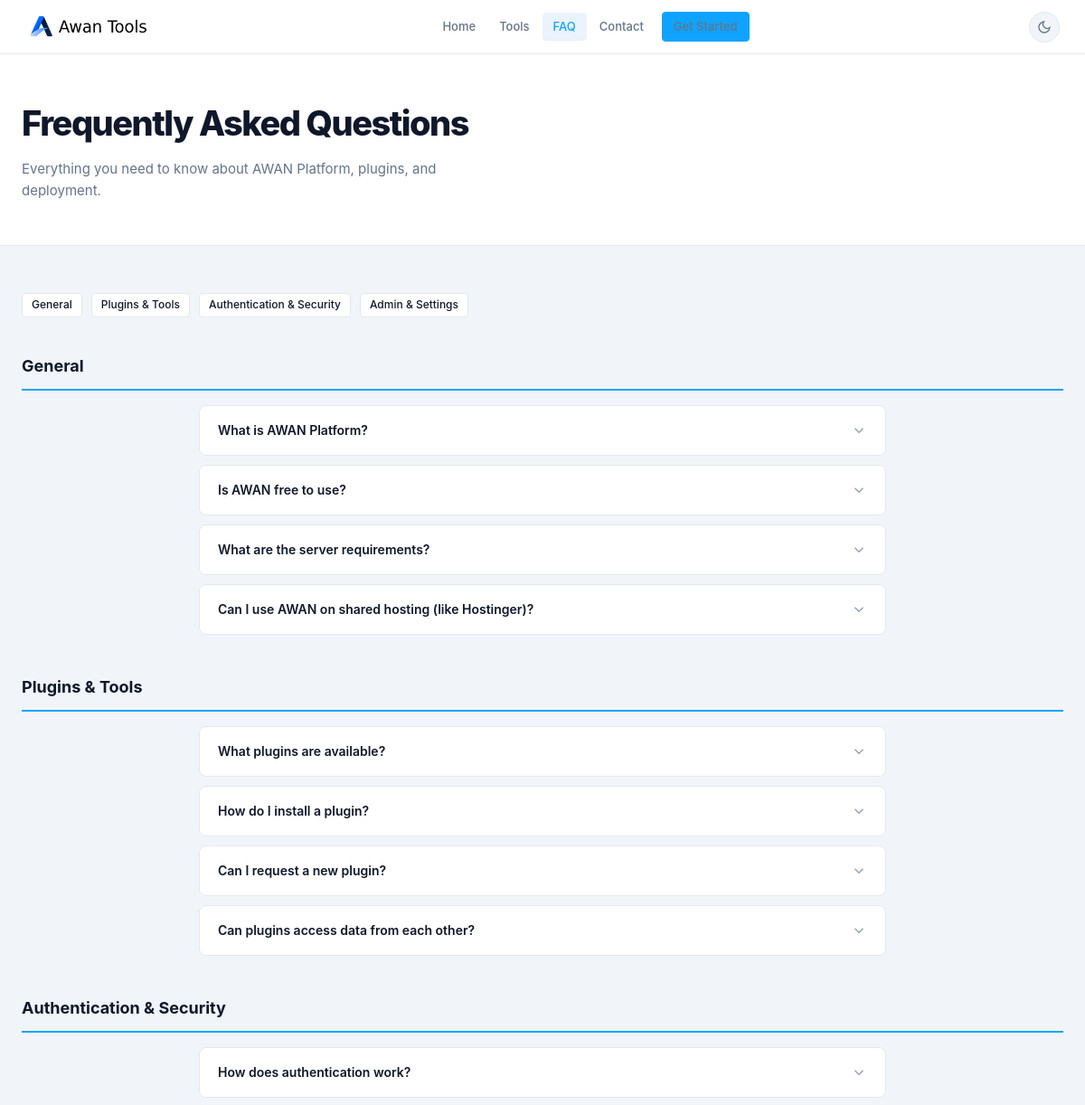
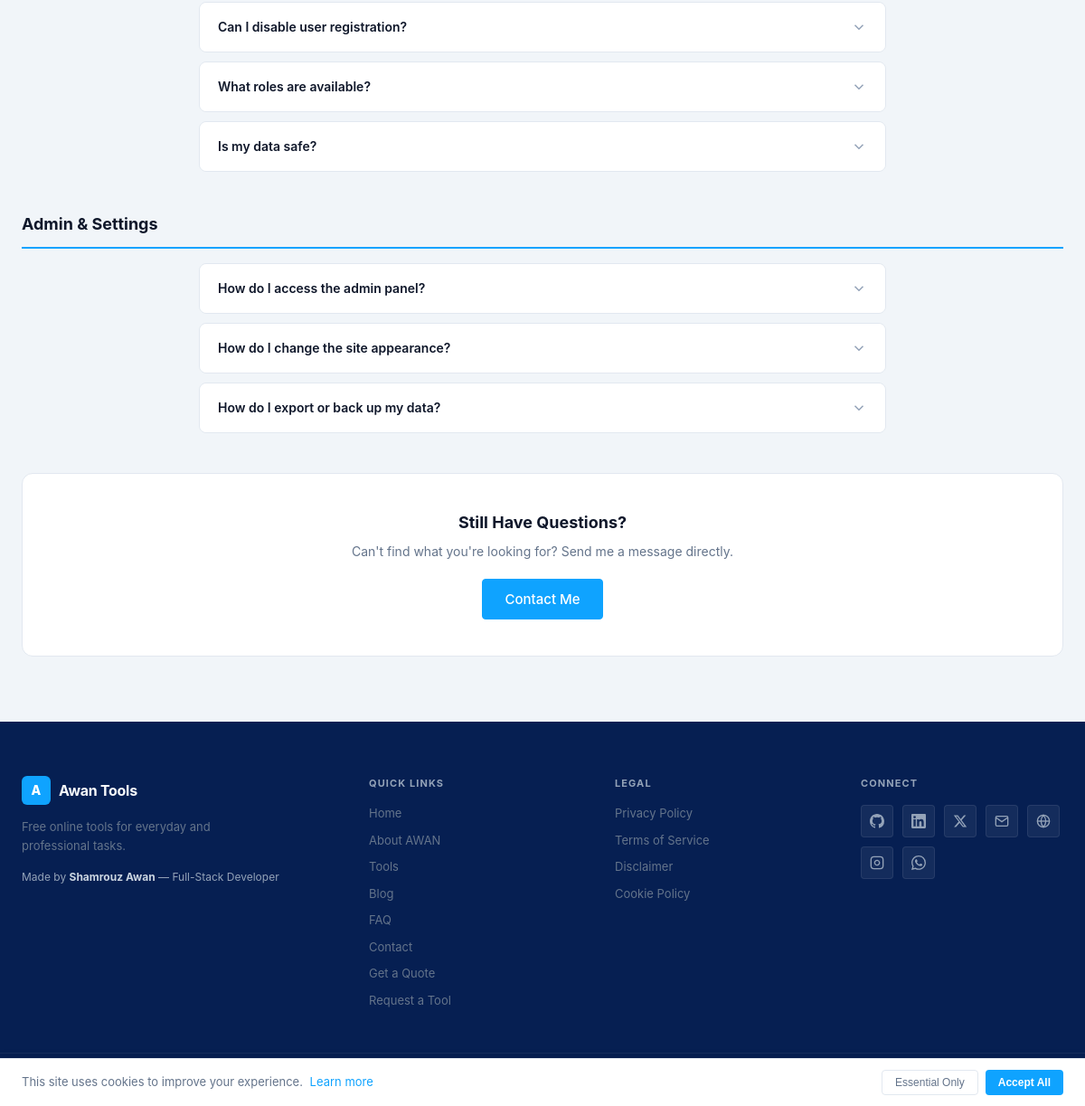
Page /faq on the committed database (2 pictures, top to bottom).
### tables this page shows
CREATE TABLE nav_items (
        id         INTEGER PRIMARY KEY AUTOINCREMENT,
        label      VARCHAR(100) NOT NULL,
        url        VARCHAR(500) NOT NULL,
        target     VARCHAR(10)  NOT NULL DEFAULT '_self',
        sort_order INTEGER      NOT NULL DEFAULT 0,
        is_active  INTEGER      NOT NULL DEFAULT 1,
        created_at TEXT       NOT NULL DEFAULT CURRENT_TIMESTAMP
    , location VARCHAR(20) NOT NULL DEFAULT 'header', icon VARCHAR(100) DEFAULT NULL);

CREATE TABLE pages (
        id            INTEGER PRIMARY KEY AUTOINCREMENT,
        title         VARCHAR(255) NOT NULL,
        slug          VARCHAR(255) NOT NULL UNIQUE,
        content       TEXT         DEFAULT NULL,
        seo_title     VARCHAR(255) DEFAULT NULL,
        seo_desc      VARCHAR(500) DEFAULT NULL,
        status        VARCHAR(20)  NOT NULL DEFAULT 'draft',
        author_id     INTEGER      DEFAULT NULL,
        created_at    TEXT       NOT NULL DEFAULT CURRENT_TIMESTAMP,
        updated_at    TEXT       DEFAULT NULL
    , show_in_footer INTEGER NOT NULL DEFAULT 0, show_in_nav    INTEGER NOT NULL DEFAULT 0, page_type      VARCHAR(20)  NOT NULL DEFAULT 'page', sort_order     INTEGER NOT NULL DEFAULT 0, og_title        VARCHAR(255) DEFAULT NULL, og_description  VARCHAR(500) DEFAULT NULL, og_image        VARCHAR(500) DEFAULT NULL, canonical_url   VARCHAR(500) DEFAULT NULL, seo_meta TEXT DEFAULT NULL);

### themes/default/templates/layout.php (the view, shortened to what the rows shown need)
<?php
function render_page(string $title, string $content, array $opts = []): void {
    global $auth, $settings, $theme, $seo, $db;
    $showNav   = $opts['nav'] ?? true;
    $lang      = $settings->get('language', 'en');
    $currentPath = parse_url($_SERVER['REQUEST_URI'] ?? '/', PHP_URL_PATH);
    $footerQuickLinks = [];
    $footerLegalLinks = [];
    try {
        $footerQuickLinks = $db->fetchAll(
            "SELECT title, slug FROM pages WHERE show_in_footer = 1 AND status = 'published' AND page_type NOT IN ('legal') ORDER BY sort_order, title"
        ) ?: [];
        $footerLegalLinks = $db->fetchAll(
            "SELECT title, slug FROM pages WHERE show_in_footer = 1 AND status = 'published' AND page_type = 'legal' ORDER BY sort_order, title"
        ) ?: [];
    } catch (Throwable $e) {}
    $seoTags   = ($seo instanceof Seo) ? $seo->headTags([
        'title'              => $title,
        'description'        => $opts['description'] ?? $settings->siteTagline(),
        'image'              => $opts['og_image'] ?? '',
        'canonical'          => $opts['canonical'] ?? '',
        'og_title'           => $opts['og_title'] ?? '',
        'og_description'     => $opts['og_description'] ?? '',
        'og_type'            => $opts['og_type'] ?? '',
        'robots'             => $opts['robots'] ?? '',
        'keywords'           => $opts['keywords'] ?? '',
        'twitter_card'       => $opts['twitter_card'] ?? '',
        'custom_meta'        => $opts['custom_meta'] ?? [],
        'article_published'  => $opts['article_published'] ?? '',
        'article_modified'   => $opts['article_modified'] ?? '',
    ]) : '    <meta name="description" content="' . e($settings->siteTagline()) . '">' . "\n";
    $schemaOrgTags = '';
    if ($seo instanceof Seo) {
        if (!empty($opts['schema_org'])) {
            $schemaOrgTags = $opts['schema_org'];
        } elseif ($currentPath === '/') {
            $schemaOrgTags = $seo->homepageSchema();
        }
    }
    ?>
<!DOCTYPE html>
<html lang="<?= e($lang) ?>" data-theme="">
<head>
<?= $seoTags ?><?= $schemaOrgTags ?>    <link rel="stylesheet" href="/assets/css/awan.css"> <link rel="stylesheet" href="/assets/css/custom.css">
    <link rel="stylesheet" href="/assets/fontawesome/css/all.min.css">
</head>
<body class="page-front">
<?php if ($showNav): ?>
<nav class="front-nav">
    <div class="front-nav-links">
        <?php
        $dbNavItems = [];
        try {
            $dbNavItems = $db->fetchAll(
                "SELECT * FROM nav_items WHERE location = 'header' AND is_active = 1 ORDER BY sort_order, id"
            ) ?: [];
        } catch (Throwable $e) {}
        if (!empty($dbNavItems)):
            foreach ($dbNavItems as $ni):
                $isActive = ($ni['url'] === '/' && $currentPath === '/')
                         || ($ni['url'] !== '/' && str_starts_with($currentPath, rtrim($ni['url'], '/')));
        ?>
        <a href="<?= e($ni['url']) ?>"<?= $isActive ? ' class="active"' : '' ?><?= $ni['target']==='_blank' ? ' target="_blank" rel="noopener"' : '' ?>><?= e($ni['label']) ?></a>
        <?php endforeach; endif ?>
        <?php if ($auth->check()): ?>
        <a href="/account/dashboard">Dashboard</a>
        <?php if ($auth->isAdmin()): ?>
        <a href="/admin/">Admin</a>
        <?php endif ?>
        <a href="/logout">Sign Out</a>
        <?php else: ?>
        <?php if ($settings->registrationEnabled()): ?>
        <a href="/register" class="btn btn-primary btn-sm" style="margin-left:6px">Get Started</a>
        <?php else: ?>
        <a href="/login" class="btn btn-outline btn-sm" style="margin-left:6px">Sign In</a>
        <?php endif ?>
        <?php endif ?>
    </div>
</nav>
<?php endif ?>
<div class="front-content"><?= $content ?></div>
<footer class="front-footer">
    <div class="front-footer-grid">
        <div>
            <ul class="footer-links">
                <?php if (!empty($footerQuickLinks)): ?>
                    <?php foreach ($footerQuickLinks as $fl): ?>
                    <li><a href="/<?= e($fl['slug'] === 'home' ? '' : $fl['slug']) ?>"><?= e($fl['title']) ?></a></li>
                    <?php endforeach ?>
                <?php endif ?>
            </ul>
        </div>
        <div>
            <ul class="footer-links">
                <?php if (!empty($footerLegalLinks)): ?>
                    <?php foreach ($footerLegalLinks as $fl): ?>
                    <li><a href="/<?= e($fl['slug']) ?>"><?= e($fl['title']) ?></a></li>
                    <?php endforeach ?>
                <?php endif ?>
            </ul>
        </div>
    </div>
</footer>
</body>
</html>
<?php
}

### rows in the picture
nav_items: label "Home"
nav_items: label "Tools"
nav_items: label "FAQ"
nav_items: label "Contact"
pages: title "Home"
pages: title "About AWAN"
pages: title "Tools"
pages: title "Blog"
pages: title "FAQ"
pages: title "Contact"
pages: title "Get a Quote"
pages: title "Request a Tool"
pages: title "Privacy Policy"
pages: title "Terms of Service"
pages: title "Disclaimer"
pages: title "Cookie Policy"

### other values in the picture
$cat "General"
$cat "Plugins & Tools"
$cat "Authentication & Security"
$cat "Admin & Settings"
$category "General"
$faq['q'] "What is AWAN Platform?"
$faq['q'] "Is AWAN free to use?"
$faq['q'] "What are the server requirements?"
$faq['q'] "Can I use AWAN on shared hosting (like Hostinger)?"
$category "Plugins & Tools"
$faq['q'] "What plugins are available?"
$faq['q'] "How do I install a plugin?"
$faq['q'] "Can I request a new plugin?"
$faq['q'] "Can plugins access data from each other?"
$category "Authentication & Security"
